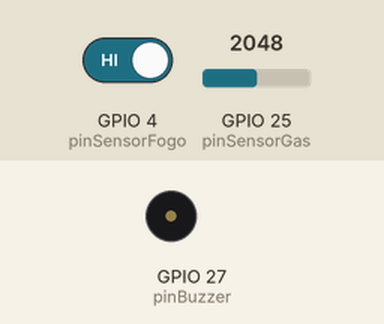
This sketch was run on a simulated ESP32. Shown: buzzer (waves = sounding, pin HIGH). Inputs (shaded band) come from the test bench; at power-on: GPIO 4 (pinSensorFogo) HIGH, GPIO 25 (pinSensorGas) = 2048. What the sketch prints to the serial monitor is not drawn.

Above: at 5.5 s.
Timing chart, 0 to 9.6 s (numbered marks = the images above):
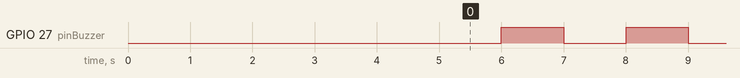

Measured:
- by itself, GPIO 27 (pinBuzzer): alternates HIGH for 1.0 s and LOW for 1.0 s

The sketch:

MQ2_teste.ino
```cpp
// DEFINIÇÕES DE PINOS
#define pinSensorFogo 4
#define pinSensorGas 25

#define pinBuzzer 27

// DEFINIÇÕES
#define VAZAMENTO 1240
#define FOGO LOW

// DECLARAÇÃO DE FUNÇÕES
void disparaSirene(byte pin, int intervalo);
void desligaSirene(byte pin);

void setup() {
  Serial.begin(9600);
  pinMode(pinSensorGas, INPUT);
  pinMode(pinSensorFogo, INPUT);
  pinMode(pinBuzzer, OUTPUT);

  Serial.println("Esperando o Sensor Aquecer um pouco");
  delay(5000);

  Serial.println("Fim do setup()");
}

void loop() {
  int nivelGas = analogRead(pinSensorGas);
  bool leituraSensor = digitalRead(pinSensorFogo);

  if ( nivelGas >= VAZAMENTO ) {
    disparaSirene(pinBuzzer, 1000);
  } else if ( leituraSensor == FOGO) {
    disparaSirene(pinBuzzer, 500);
  } else {
    desligaSirene(pinBuzzer);
  }

}

// IMPLEMENTO DE FUNÇÕES
void disparaSirene(byte pin, int intervalo) {
  static bool nivel = HIGH;
  static unsigned long ultimaTroca = 0;

  if (millis() - ultimaTroca > intervalo) {
    nivel = !nivel;
    ultimaTroca = millis();
    Serial.println("DISPARO");
  }

  digitalWrite(pin, nivel);
}

void desligaSirene(byte pin) {
  digitalWrite(pin, LOW);
}
```
